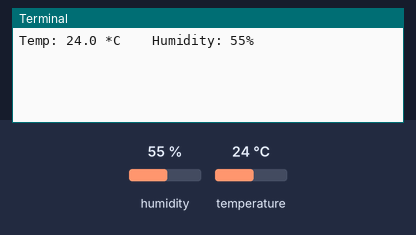
Recording of a program running on a simulated Raspberry Pi (BCM pin numbers). On the bench: the last lines printed to the terminal. Inputs (shaded band) come from the test bench; at power-on: humidity 55 %, temperature 24 °C.

Above: at 1.2 s.
1.3 s: humidity set to 22 %
At 4.9 s:
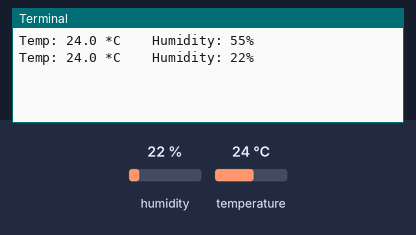
5.4 s: temperature set to 12 °C
At 8.0 s:
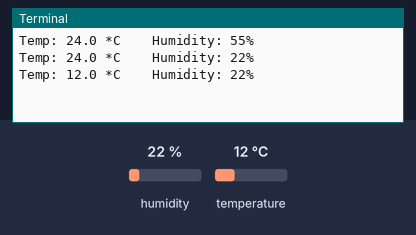
9.5 s: humidity set to 40 %
At 11.2 s:
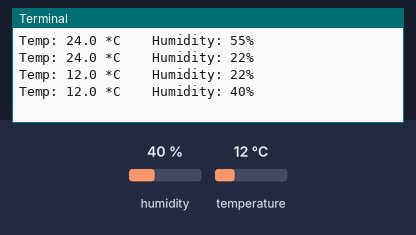
Timing chart, 0 to 12.7 s (numbered marks = the images above; inputs shaded):
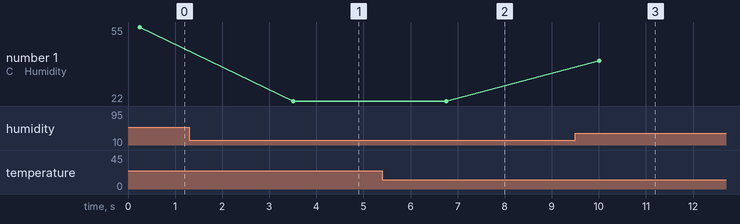

Measured:
- after the input at 1.3 s, the terminal: prints a new line after 2.2 s (image 1)
- after the input at 5.4 s, the terminal: prints a new line after 1.4 s (image 2)
- after the input at 9.5 s, the terminal: prints a new line after 0.51 s (image 3)
- plotted number 1: 55 → 22 after the input at 1.3 s, 22 → 40 after the input at 9.5 s

The program:

temp_hum_sensor.py
```python
import time

import adafruit_dht
import board

dht = adafruit_dht.DHT11(board.D22)


while True:
    try:
        temperature = dht.temperature
        humidity = dht.humidity
        # Print what we got to the REPL
        print("Temp: {:.1f} *C \t Humidity: {}%".format(temperature, humidity))
    except RuntimeError as error:
        # Errors happen fairly often, DHT's are hard to read, just keep going
        print(error.args[0])
        time.sleep(2.0)
        continue
    except Exception as error:
        dht.exit()
        raise error

    time.sleep(3)
```
